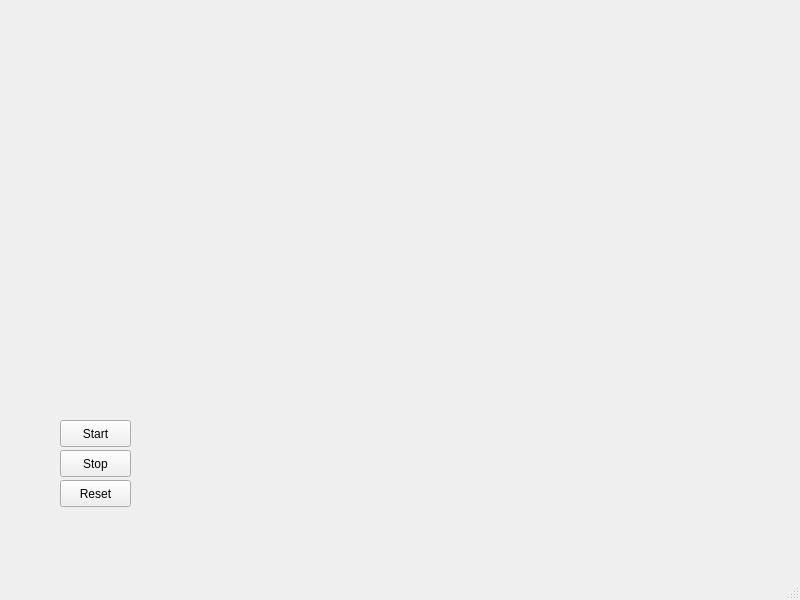
<?xml version="1.0" encoding="UTF-8"?>
<ui version="4.0">
 <class>ShowLiveReception</class>
 <widget class="QMainWindow" name="ShowLiveReception">
  <property name="geometry">
   <rect>
    <x>0</x>
    <y>0</y>
    <width>800</width>
    <height>600</height>
   </rect>
  </property>
  <property name="windowTitle">
   <string>MainWindow</string>
  </property>
  <widget class="QWidget" name="centralwidget">
   <widget class="QCustomPlot" name="widget" native="true">
    <property name="geometry">
     <rect>
      <x>20</x>
      <y>20</y>
      <width>741</width>
      <height>371</height>
     </rect>
    </property>
   </widget>
   <widget class="QPushButton" name="stop_pushButton">
    <property name="geometry">
     <rect>
      <x>60</x>
      <y>450</y>
      <width>71</width>
      <height>27</height>
     </rect>
    </property>
    <property name="text">
     <string>Stop</string>
    </property>
   </widget>
   <widget class="QPushButton" name="start_pushButton">
    <property name="geometry">
     <rect>
      <x>60</x>
      <y>420</y>
      <width>71</width>
      <height>27</height>
     </rect>
    </property>
    <property name="text">
     <string>Start</string>
    </property>
   </widget>
   <widget class="QPushButton" name="pushButton">
    <property name="geometry">
     <rect>
      <x>60</x>
      <y>480</y>
      <width>71</width>
      <height>27</height>
     </rect>
    </property>
    <property name="text">
     <string>Reset</string>
    </property>
   </widget>
  </widget>
  <widget class="QMenuBar" name="menubar">
   <property name="geometry">
    <rect>
     <x>0</x>
     <y>0</y>
     <width>800</width>
     <height>27</height>
    </rect>
   </property>
  </widget>
  <widget class="QStatusBar" name="statusbar"/>
 </widget>
 <customwidgets>
  <customwidget>
   <class>QCustomPlot</class>
   <extends>QWidget</extends>
   <header>qcustomplot.h</header>
   <container>1</container>
  </customwidget>
 </customwidgets>
 <resources/>
 <connections/>
</ui>
